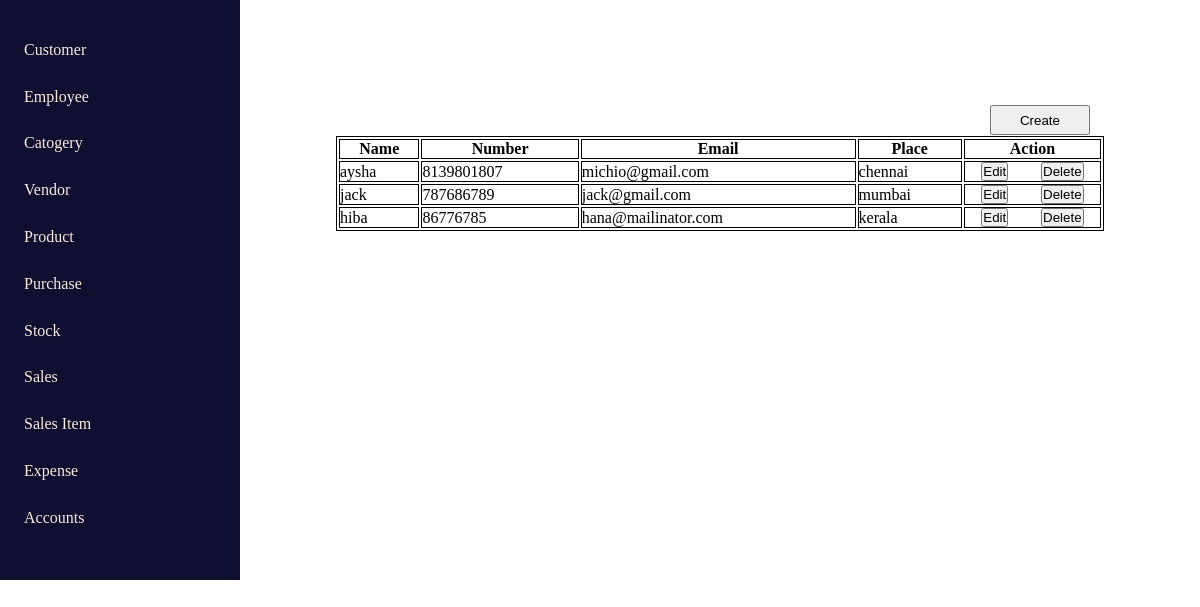
Page /customer on the committed database.
### home/models.py (models this page shows, shortened)
class CustomerContactForm(models.Model):
    name = models.CharField(max_length=200)
    phone = models.CharField(max_length=200)
    email = models.EmailField(max_length=200)
    place = models.CharField(max_length=200)

### home/views.py (the view)
# urls.py: path('customer', customer, name='customer'),
def customer(request):
    customer = CustomerContactForm.objects.all()
    return render(request, 'customer.html', {'customer': customer})

### templates/customer.html (shortened to what this page needs)
{% extends "index.html" %}
{% load static %}
{% block customer_content %}
<div class="table_container">
    <button class="create_btn"><a href="{% url 'customerForm' %}" style = "color : black;">Create</a></button>
    <table>
        <tbody>
            <th>Name</th>
            <th>Number</th>
            <th>Email</th>
            <th>Place</th>
            <th>Action</th>
        </tbody>
        <tbody>
            {% for a in customer %}
            <tr>
                <td>{{a.name}}</td>
                <td>{{a.phone}}</td>
                <td>{{a.email}}</td>
                <td>{{a.place}}</td>
                <td class="action">
                    <button ><a href="{% url 'updatePage' a.id %}" style = "color : black;">Edit</a></button>
                    <button><a href="{% url 'deleteData' a.id %}" style = "color : black;">Delete</a></button>
                </td>
            </tr>
            {% endfor %}
        </tbody>
    </table>
    {% endblock customer_content %}

### templates/index.html (style rules this page uses)
* { margin: 0%; padding: 0%; }
a { text-decoration: none; }

### templates/customer.html (style rules this page uses)
* { color: black; }
table { border: 1px solid black; width: 80%; height: auto; }
.table_container { width: 80%; display: flex; padding: 3% 0%; justify-content: center; position: absolute; top: 100px; right: 0px; }
th,td { border: 1px solid black; }
.action { display: flex; justify-content: space-around; }
tr a { width: 50px; color: black; }
.create_btn { position: absolute; right: 110px; top: 5px; width: 100px; height: 30px; }

### rows in the picture
CustomerContactForm: name "aysha", phone "8139801807", email "michio@gmail.com", place "chennai"
CustomerContactForm: name "jack", phone "787686789", email "jack@gmail.com", place "mumbai"
CustomerContactForm: name "hiba", phone "86776785", email "hana@mailinator.com", place "kerala"
